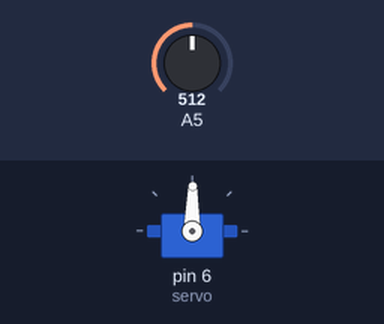
A sketch run on a simulated Arduino Uno, built with avr-gcc and run on an emulated ATmega328P. Shown: servo. The inputs (shaded band) are chosen by the test bench; at power-on: A5 = 512.

Above: at 1.2 s.
1.3 s: A5 set to 716
At 2.3 s:
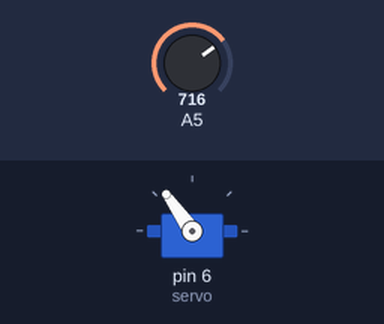
2.8 s: A5 set to 900
At 3.4 s:
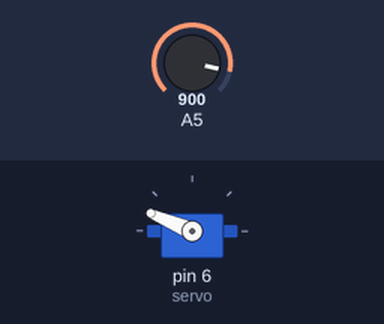
4.3 s: A5 set to 1023
At 4.6 s:
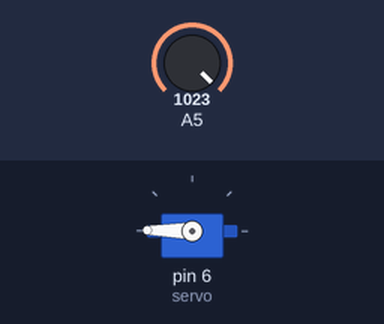
5.8 s: A5 set to 306
At 6.9 s:
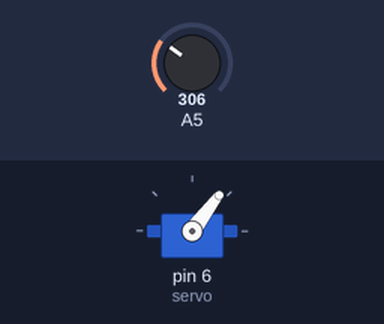
7.3 s: A5 set to 122
At 8.1 s:
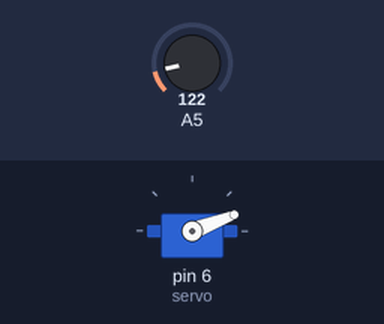
8.8 s: A5 set to 511
At 9.2 s:
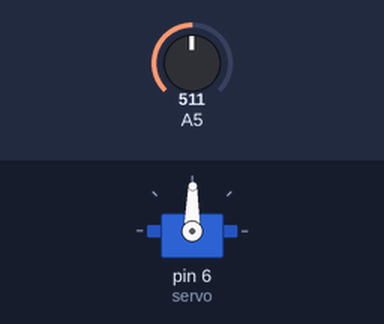
Timing chart, 0 to 11.3 s (numbered marks = the images above; inputs shaded):
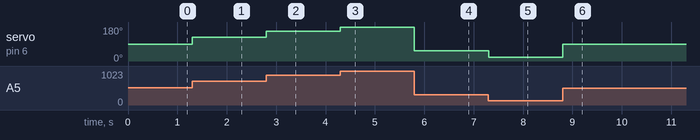

The sketch:

SERVO_POT.ino
```cpp
#include<Servo.h>
Servo servo;
int potValue = 0;
int mapValue = 0;
void setup() {
  servo.attach(6);
}

void loop() {
  potValue = analogRead(A5);
  Serial.println(potValue);
 /* for(int i=0;i<180;i++){
    servo.write(i);
  }
 for(int i=179;i>0;i++){
    servo.write(i);
  }*/

  mapValue = map(potValue,0,1023,0,179);
  servo.write(mapValue);
}
```

Measured:
- after the input at 1.3 s, servo on pin 6 (servo): 89° → 125° at once
- after the input at 2.8 s, servo on pin 6 (servo): 125° → 157° at once
- after the input at 4.3 s, servo on pin 6 (servo): 157° → 179° at once
- after the input at 5.8 s, servo on pin 6 (servo): 179° → 53° at once
- after the input at 7.3 s, servo on pin 6 (servo): 53° → 21° at once
- after the input at 8.8 s, servo on pin 6 (servo): 21° → 89° at once
